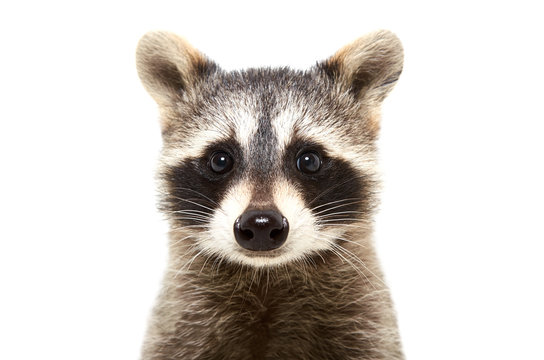
#> input picture images/raccoon.jpg, 544 x 360 px
$ python CW_lesson5.py
#> lines starting #> are read from the running program, lines starting #| are printed output that depends on the picture; after the words box and inside, x2 and y2 are one past the last pixel; in counts of white or black regions, pixels touching at a corner belong together
import cv2 as cv
import numpy as np

img = cv.imread('images/raccoon.jpg')
#> img is the input picture: shape (360, 544, 3); mean B, G, R 200.7, 206, 211.6
img_copy = img.copy()

img = cv.GaussianBlur(img_copy, (5, 5), 5)
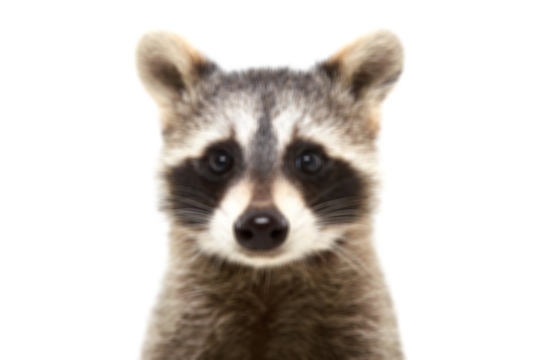
#> img: shape (360, 544, 3); mean B, G, R 200.7, 206, 211.6
img = cv.cvtColor(img, cv.COLOR_BGR2HSV)
#> img: shape (360, 544, 3); mean H, S, V 6.8, 26.1, 211.6
lower = np.array([0, 0, 17]) #мінімальний поріг
upper = np.array([179, 255, 252]) #максимальний поріг
mask = cv.inRange(img, lower, upper)
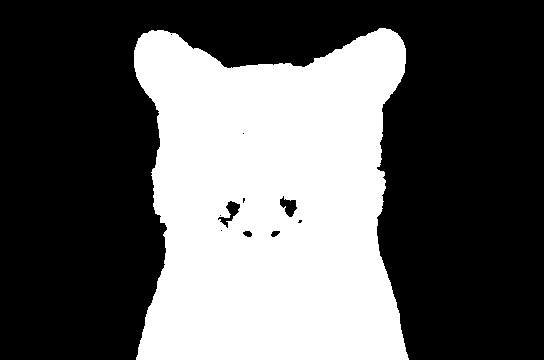
#> mask: shape (360, 544); 37.4% white; 1 white region
img = cv.bitwise_and(img, img, mask=mask)
#> img: shape (360, 544, 3); mean H, S, V 6.2, 26, 52.2

contours, _ = cv.findContours(mask, cv.RETR_EXTERNAL, cv.CHAIN_APPROX_SIMPLE)
#> contours = 1 contour; box (x1, y1, x2, y2) and area: (134, 28, 409, 360) 73174
for cnt in contours:
    area = cv.contourArea(cnt)
    if area > 150:
        perimeter = cv.arcLength(cnt, True) #True - контур замкнутий
        M = cv.moments(cnt)
        #Шукаємо центр мас. Центр мас - середня позиція контуру
        if M["m00"] != 0:
            cx = int(M["m10"] / M["m00"])
            cy = int(M["m01"] / M["m00"])

        x, y, w, h = cv.boundingRect(cnt)
        aspect_ratio = round(w/h, 2) #допомагає відрізняти співвідношення сторін
        #Міра округлості об'єкта
        compactness = round((4 * np.pi * area) / (perimeter ** 2), 2)

        approx = cv.approxPolyDP(cnt, 0.02 * perimeter, True) #точність апроксимації
        if len(approx) == 3:
            shape = 'Triangle'
        elif len(approx) == 4:
            shape = 'Quadratic'
        elif len(approx) > 8:
            shape = 'Oval'
        else:
            shape = 'inshe'

        cv.drawContours(img_copy, [cnt], -1, (0, 0, 0), 2)
        cv.circle(img_copy, (cx, cy), 4, (0, 0, 255), -2)
        cv.putText(img_copy, f'shape: {shape}', (x, y-10), cv.FONT_HERSHEY_SIMPLEX, 0.8, (255, 0, 0), 2)
        cv.putText(img_copy, f'Area:{int(area)}, P:{int(perimeter)}', (x,y+30), cv.FONT_HERSHEY_SIMPLEX, 0.8, (0, 0, 255), 2)
        cv.rectangle(img_copy, (x,y), (x+w, y+h), (0, 0, 255), 2)
        cv.putText(img_copy, f'AR:{aspect_ratio}, C:{compactness}', (x,y+10), cv.FONT_HERSHEY_SIMPLEX, 0.8, (0, 0, 0), 2)
#> this loop made 1 pass
#> (area, perimeter, cx, cy, x, y, w, h) on pass 1: (73174.5, 1331.3, 270, 203, 134, 28, 275, 332)
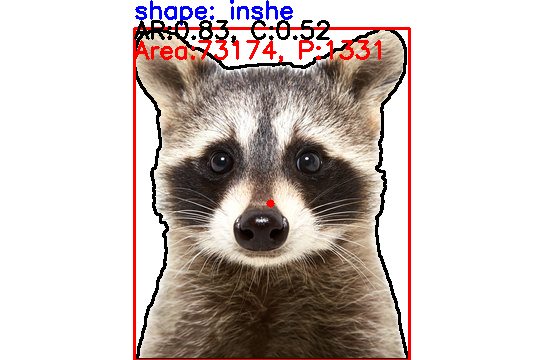
#> img_copy: shape (360, 544, 3); 5.21% of pixels changed, all inside (x1, y1, x2, y2) = (133, 0, 411, 360)


cv.imshow('mask', img_copy)
cv.waitKey(0)
cv.destroyAllWindows()
